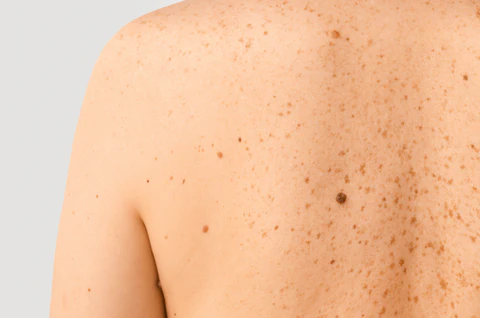
#> input picture aimodel/test_images/benigne.jpg, 480 x 318 px; its folder holds only this picture in this run
$ python -i loadImages.py   (imports and definitions only)
#> lines starting #> are read from the running program, lines starting #| are printed output that depends on the picture
import os
import cv2
import numpy as np
from matplotlib import pyplot as plt
from sklearn import datasets
from sklearn.preprocessing import StandardScaler


def loadImagesAs1DVector(folder_path):
    # Initialize lists to hold the feature vectors and filenames
    features_list = []
    filenames_list = []

    # Iterate over all files in the specified folder
    for filename in os.listdir(folder_path):
        # Construct the full file path
        image_path = os.path.join(folder_path, filename)

        # Load image only if it's a file
        if os.path.isfile(image_path):
            # Load image
            image = cv2.imread(image_path)

            # Check if the image was loaded successfully
            if image is not None:
                # Convert image into gray scale and resize
                gray_image = cv2.cvtColor(image, cv2.COLOR_BGR2GRAY)
                resized_image = cv2.resize(gray_image, (128, 128))

                # Convert image to 1-dimensional vector (16384,)
                features = resized_image.flatten()

                # Scale feature image (digits around 0 with deviation 1)
                scaler = StandardScaler()
                features_scaled = scaler.fit_transform(features.reshape(-1, 1)).flatten()

                # Append the scaled features to the list
                features_list.append(features_scaled)

                # Extract filename without extension
                filename = os.path.splitext(os.path.basename(image_path))[0]
                filenames_list.append(filename)

    # Convert the list to a NumPy array and return it
    return (np.array(features_list), np.array(filenames_list))

def loadImageAs1DVector(image_path):
    # Bild laden
#> called with image_path = 'test_images/benigne.jpg'
    image = cv2.imread(image_path)
#> image is the input picture: shape (318, 480, 3); mean B, G, R 160.1, 194.5, 240.6

    if image is not None:
        # Bild in Graustufen umwandeln
        gray_image = cv2.cvtColor(image, cv2.COLOR_BGR2GRAY)
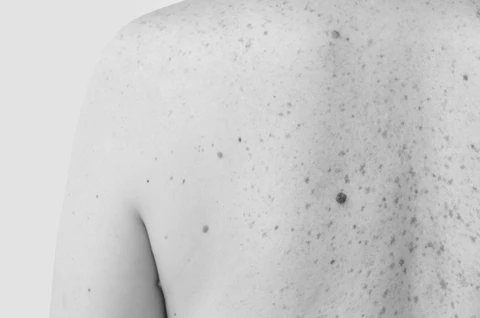
#> gray_image: shape (318, 480); min 37, max 238, mean 204.3

        # Bild auf 8x8 Pixel verkleinern
        resized_image = cv2.resize(gray_image, (8, 8))

        # Optional: Kontrast verbessern (Histogramm-Ausgleich)
        equalized_image = cv2.equalizeHist(resized_image)

        # Pixelwerte zwischen 0 und 16 normalisieren
        normalized_image = (equalized_image / 255.0) * 16

        # Bild als 1D-Vektor darstellen
        features = normalized_image.flatten()
#> features = 64 values, max 16 at index 0, min 0 at index 50, mean 8.25

        #reshape features
        features = features.reshape(1, -1)

        # Filename extrahieren
        filename = os.path.splitext(os.path.basename(image_path))[0]

        # Zeige das Bild
        plt.imshow(equalized_image, cmap='gray')
        plt.title("Preprocessed and Resized Image (8x8)")
        plt.show()
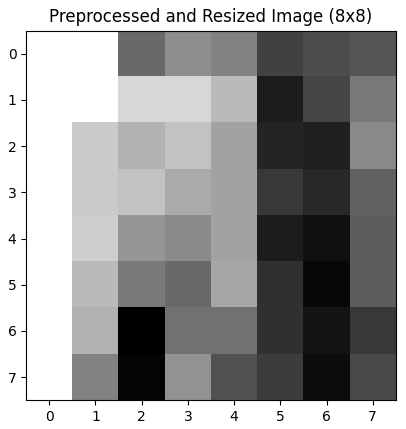
#> figure drawn by matplotlib, 1 panel

        # Feature-Vektor und Dateiname zurückgeben
        return features, filename
    else:
        raise ValueError("Image could not be loaded. Please check the file path.")

>>> result = loadImageAs1DVector('test_images/benigne.jpg')
